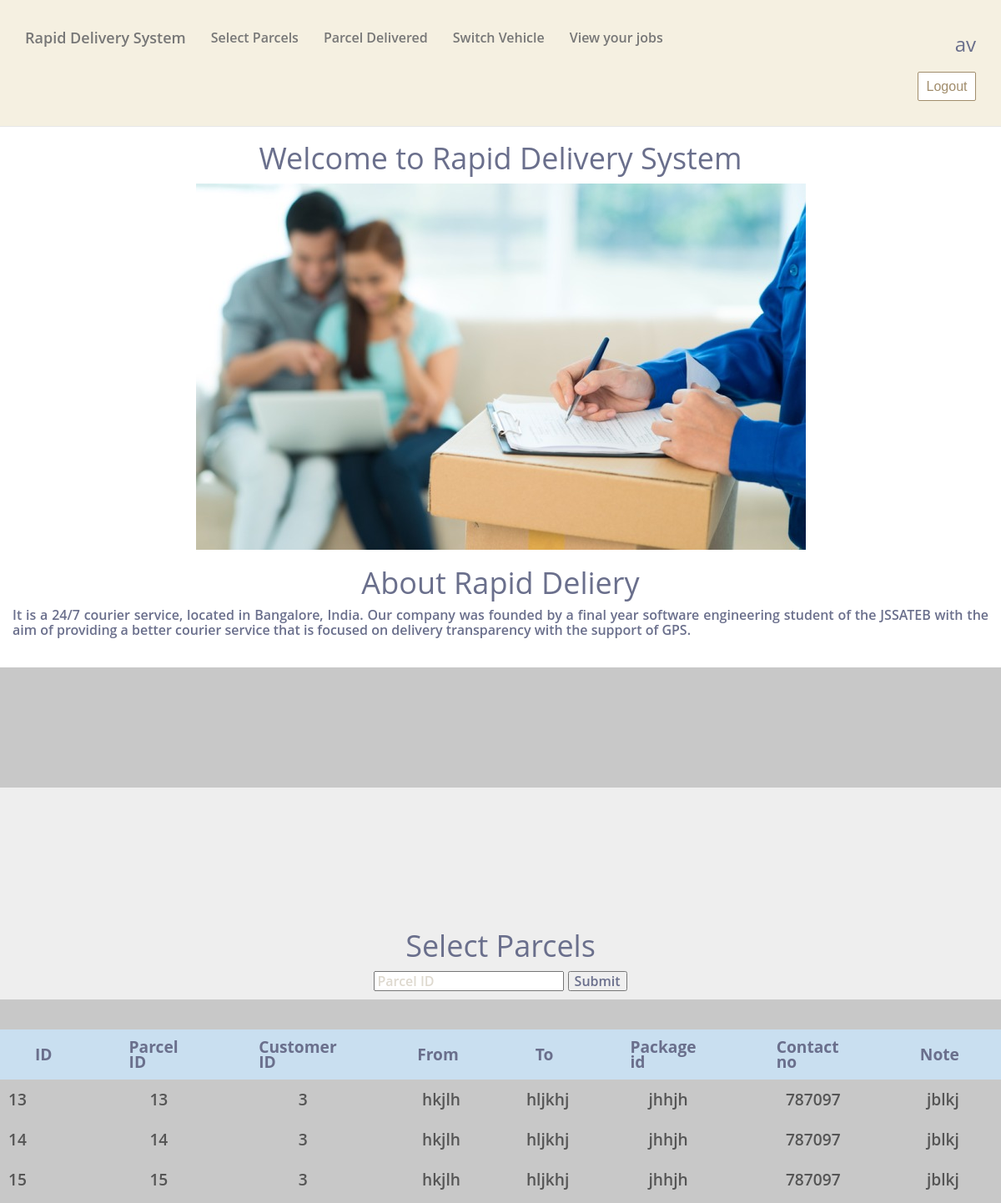
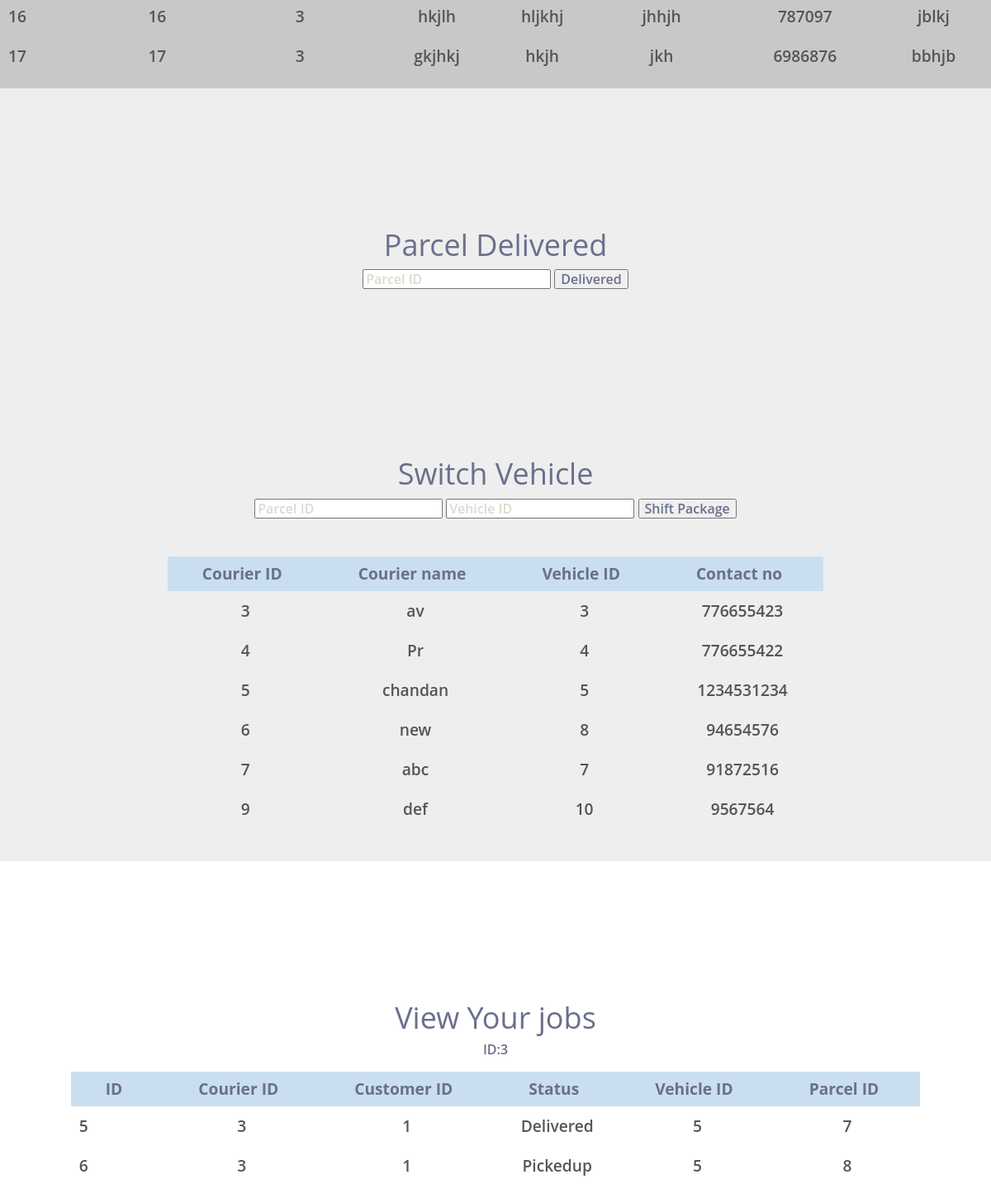
/Courierhome.php (signed in), run on the app's committed database (2 pictures, top to bottom).
### tables this page shows
CREATE TABLE `courier` (
  `id` int(11) NOT NULL,
  `username` varchar(45) DEFAULT NULL,
  `password` varchar(45) DEFAULT NULL,
  `address` varchar(40) NOT NULL,
  `telephone` int(11) NOT NULL,
  `vehicle_ID` int(11) NOT NULL
);

CREATE TABLE `parcel` (
  `id` int(11) NOT NULL,
  `customer_id` int(11) NOT NULL,
  `pickup_address` varchar(45) DEFAULT NULL,
  `delivery_address` varchar(45) DEFAULT NULL,
  `package_type` varchar(45) DEFAULT NULL,
  `contact_no` varchar(45) DEFAULT NULL,
  `state_address` varchar(45) DEFAULT NULL,
  `note` varchar(45) DEFAULT NULL
);

CREATE TABLE `parcel_status` (
  `id` int(11) NOT NULL,
  `courier_id` int(11) NOT NULL,
  `customer_id` int(11) NOT NULL,
  `status` varchar(10) NOT NULL,
  `Vehicle_ID` int(11) NOT NULL,
  `parcel_ID` int(11) NOT NULL
);

### courierSession.php (called while the page is built, shortened)
<?php
$connection = mysqli_connect("localhost", "root", "");
$user_check=$_SESSION['login_user'];
$ses_sql=mysqli_query($connection, "select username from courier where username='$user_check'");
$row = mysqli_fetch_assoc($ses_sql);
$login_session =$row['username'];
?>

### Courierhome.php (the view, shortened to what this page needs)
<!DOCTYPE html>
<html lang="en">
<head>
    <link href="css/bootstrap.min.css" rel="stylesheet">
    <link href="css/scrolling-nav.css" rel="stylesheet">
    <link href="css/style2.css" rel="stylesheet">
</head>
<body id="page-top" data-spy="scroll" data-target=".navbar-fixed-top">
    <nav class="navbar navbar-default navbar-fixed-top" role="navigation">
        <div class="container">
            <div class="navbar-header page-scroll">
                <a class="navbar-brand page-scroll" href="#page-top">Rapid Delivery System</a>
            </div>
            <div class="collapse navbar-collapse navbar-ex1-collapse">
                <ul class="nav navbar-nav">
                    <li>
                        <a class="page-scroll" href="#Find-couriers">Select Parcels</a>
                    </li>
                    <li>
                        <a class="page-scroll" href="#Delivered">Parcel Delivered</a>
                    </li>
                    <li>
                        <a class="page-scroll" href="#Switch-Vehicle">Switch Vehicle</a>
                    </li>
                    <li>
                        <a class="page-scroll" href="#View-completed-jobs">View your jobs</a>
                    </li>
                </ul>
                <ul>
                <div class="userName">
					<?php
                    include('courierSession.php');
                    echo "<h3> $login_session </h3>";
                    ?>
                    <form action="logout.php" method="post">
                    <div class="logout">
                    <input name="btn_logout" type="submit" value="Logout">
				</form>
            </div>
            </ul>
        </div>
    </nav>
    <section id="courier_intro-section" class="courier_intro-section">
        <div class="container">
            <div class="row">
                <div class="welcomePane">
                    <h1>Welcome to Rapid Delivery System</h1>
                <img class="img-responsive" src="images/courier-services-2.jpg">
                <h1>About Rapid Deliery </h1>
                   	<p align="justify">
                    It is a 24/7 courier service, located in Bangalore, India. Our company was founded  by a final year software engineering student of the JSSATEB with the aim of providing a better courier service that is focused on delivery transparency with the support of GPS.
</p>
            </div>
        </div>
        </div>
    </section>
<br><br><br><br><br><br><br><br>
    <section id="Find-couriers" class="about-section">
        <div class="container">
            <div class="row">
                <div class="col-lg-12">
                    <h1>Select Parcels</h1>
                    	<p align="justify">
                         <form  method="post" action="courierparcels.php" >
                         <input type="text" name="Parcelid" id="Parcelid" placeholder="Parcel ID">
                        <input type="submit" Value="Submit" id="" class="submitBtn">
                        </form>
                        </p>
                </div>
            </div>
    </section>
<?php
require 'connect.php';
        $sql = "SELECT * FROM
parcel where id not in (SELECT parcel_ID from parcel_status)";
if (mysqli_query($con, $sql)) {
$results = mysqli_query($con, $sql) or die(mysql_error());
echo  "<table id=\"keywords\" cellspacing=\"0\" cellpadding=\"0\">
<thead>
<br/><br/>
<tr>
<th><span>ID</span></th>
        <th><span>Parcel ID</span></th>
        <th><span>Customer ID</span></th>
        <th><span>From</span></th>
        <th><span>To</span></th>
        <th><span>Package id</span></th>
        <th><span>Contact no</span></th>
        <th><span>Note</span></th>
      </tr>
    </thead>
	 <tbody>";
while ($row = mysqli_fetch_array($results, MYSQLI_ASSOC)) {
extract($row);
$pid=$row["id"];
$cid=$row["customer_id"];
$paddr=$row["pickup_address"];
$daddr=$row["delivery_address"];
$pt=$row["package_type"];
$cno=$row["contact_no"];
$nt=$row["note"];
echo "
      <tr>
        <td class=\"lalign\">".$id."</td>
        <td>".$pid."</td>
        <td>".$cid."</td>
        <td>".$paddr."</td>
        <td>".$daddr."</td>
		<td>".$pt."</td>
        <td>".$cno."</td>
        <td>".$nt."</td>
      </tr>
	   </tr>";
	}
    echo"</tbody></table>";
}
        ?>
<section id="Delivered" class="exchange-section">
        <div class="container">
            <div class="row">
                <div class="col-lg-12">
                    <h1>Parcel Delivered</h1>
                    <p align="justify">
                         <form action="DeleteParcels.php" method="post">
             <input type="text" name="parcel_ID" placeholder="Parcel ID">
             <input type="submit" value="Delivered">
             </form>
                    </p>
                </div>
            </div>
    </div>
    </section>
<section id="Switch-Vehicle" class="exchange-section">
        <div class="container">
            <div class="row">
                <div class="col-lg-12">
                    <h1>Switch Vehicle</h1>
                    <p align="justify">
                         <form  method="post" action="shiftVehicle.php" >
 						 <input type="text" name="parcelID" id="parcelID" placeholder="Parcel ID">
                         <input type="text" name="vehicleID" id="vehicleID" placeholder="Vehicle ID">
                         <input type="submit" Value="Shift Package" id="" class="submitBtn">
                        </form>
                        </p>
                <?php
                require 'connect.php';
        $sql = "SELECT * FROM courier;";
if (mysqli_query($con, $sql)) {
$results = mysqli_query($con, $sql) or die(mysql_error());
echo  "<table id=\"keywords\" cellspacing=\"0\" cellpadding=\"0\">
<thead>
<br/><br/>
<tr>
       <th><span>Courier ID</span></th>
        <th><span>Courier name</span></th>
        <th><span>Vehicle ID</span></th>
        <th><span>Contact no</span></th>
      </tr>
    </thead>
	 <tbody>";
while ($row = mysqli_fetch_array($results, MYSQLI_ASSOC)) {
extract($row);
$cid=$row["id"];
$uname=$row["username"];
$tel=$row["telephone"];
$vid=$row["vehicle_ID"];
echo "
      <tr>
        <td>".$cid."</td>
        <td>".$uname."</td>
        <td>".$vid."</td>
        <td>".$tel."</td>
      </tr>
	   </tr>";
	}
    echo"</tbody></table>";
}                ?>
                </div>
            </div>
    </section>
    <section id="View-completed-jobs" class="completedJobs-section">
        <div class="container">
            <div class="row">
                <div class="col-lg-12">
                    <h1>View Your jobs</h1>
                    <?php
					$sql = "SELECT id FROM courier WHERE username = '$login_session'";
					if (mysqli_query($con, $sql)) {
						if (mysqli_query($con, $sql)) {
$results = mysqli_query($con, $sql) or die(mysql_error());
while ($row = mysqli_fetch_array($results, MYSQLI_ASSOC)) {
$id= $row["id"];
extract($row);
echo "ID:".$id;
$sql = "SELECT * FROM
parcel_status where courier_id = '$id'";
if (mysqli_query($con, $sql)) {
$results = mysqli_query($con, $sql) or die(mysql_error());
echo  "<table id=\"keywords\" cellspacing=\"0\" cellpadding=\"0\">
<thead>
<br/><br/>
<tr>
<th><span>ID</span></th>
        <th><span>Courier ID</span></th>
        <th><span>Customer ID</span></th>
        <th><span>Status</span></th>
        <th><span>Vehicle ID</span></th>
        <th><span>Parcel ID</span></th>
      </tr>
    </thead>
	 <tbody>";
while ($row = mysqli_fetch_array($results, MYSQLI_ASSOC)) {
extract($row);
echo "
      <tr>
        <td class=\"lalign\">".$id."</td>
        <td>".$courier_id."</td>
        <td>".$customer_id."</td>
        <td>".$status."</td>
        <td>".$Vehicle_ID."</td>
		<td>".$parcel_ID."</td>
      </tr>
	   </tr>";
	}
    echo"</tbody></table>";
}
}
}
	}
					?>
                </div>
            </div>
        </div>
    </section>
</body>
</html>

### css/scrolling-nav.css (style rules this page uses)
body { width: 100%; height: 100%; }
html { width: 100%; height: 100%; }
.img-responsive { display: block; margin-left: auto; margin-right: auto; }
@media (min-width:767px) { .navbar { padding: 20px 0; -webkit-transition: background .5s ease-in-out,padding .5s ease-in-out; -moz-transition: background .5s ease-in-out,padding .5s ease-in-out; transition: background .5s ease-in-out,padding .5s ease-in-out; background:rgba(210,191,125,0.23); } }
.courier_intro-section { height:100%; padding-top: 150px; text-align: center; background: #fff; }
.about-section { padding-top: 150px; text-align: center; background: #eee; }
.exchange-section { padding-top: 150px; text-align: center; background: #eee; padding-bottom:2%; }
.completedJobs-section { padding-top: 150px; text-align: center; background: #fff; }
.userName { text-align:right; }
.logout input[type=submit] { width: 70px; height: 35px; background: #fff; border: 1px solid #a18d6c; cursor: pointer; border-radius: 2px; color: #a18d6c; font-family: 'Exo', sans-serif; font-size: 16px; font-weight: 400; padding: 6px; margin-top: 10px; }
body { margin:0; color:#6a6f8c; background:#c8c8c8; font:600 16px/18px 'Open Sans',sans-serif; }
*,:after,:before { box-sizing:border-box }
a { color:inherit;text-decoration:none }

### css/style2.css (style rules this page uses)
#keywords { margin: 0 auto; font-size: 1.2em; margin-bottom: 15px; }
#keywords thead { cursor: pointer; background: #c9dff0; }
#keywords thead tr th { font-weight: bold; padding: 12px 30px; padding-left: 42px; }
#keywords thead tr th span { padding-right: 20px; background-repeat: no-repeat; background-position: 100% 100%; }
#keywords tbody tr { color: #555; }
#keywords tbody tr td { text-align: center; padding: 15px 10px; }
#keywords tbody tr td.lalign { text-align: left; }
body { font: 13px/20px "Open Sans", Tahoma, Verdana, sans-serif; color: #a7a599; background: #31302b; }

### Courierhome.php (style rules this page uses)
html, body { height: 100%; margin: 0; padding: 0; }

### data on the page
courier: username "av", id "3", vehicle_ID "3", telephone "776655423"
parcel: id "13", customer "3", pickup_address "hkjlh", delivery_address "hljkhj", package_type "jhhjh", contact_no "787097", note "jblkj"
parcel: id "14", customer "3", pickup_address "hkjlh", delivery_address "hljkhj", package_type "jhhjh", contact_no "787097", note "jblkj"
parcel: id "15", customer "3", pickup_address "hkjlh", delivery_address "hljkhj", package_type "jhhjh", contact_no "787097", note "jblkj"
parcel: id "16", customer "3", pickup_address "hkjlh", delivery_address "hljkhj", package_type "jhhjh", contact_no "787097", note "jblkj"
parcel: id "17", customer "3", pickup_address "gkjhkj", delivery_address "hkjh", package_type "jkh", contact_no "6986876", note "bbhjb"
courier: id "4", username "Pr", vehicle_ID "4", telephone "776655422"
courier: id "5", username "chandan", vehicle_ID "5", telephone "1234531234"
courier: id "6", username "new", vehicle_ID "8", telephone "94654576"
courier: id "7", username "abc", vehicle_ID "7", telephone "91872516"
courier: id "9", username "def", vehicle_ID "10", telephone "9567564"
parcel_status: id "5", courier "3", customer "1", status "Delivered", Vehicle_ID "5", parcel_ID "7"
parcel_status: id "6", courier "3", customer "1", status "Pickedup", Vehicle_ID "5", parcel_ID "8"
